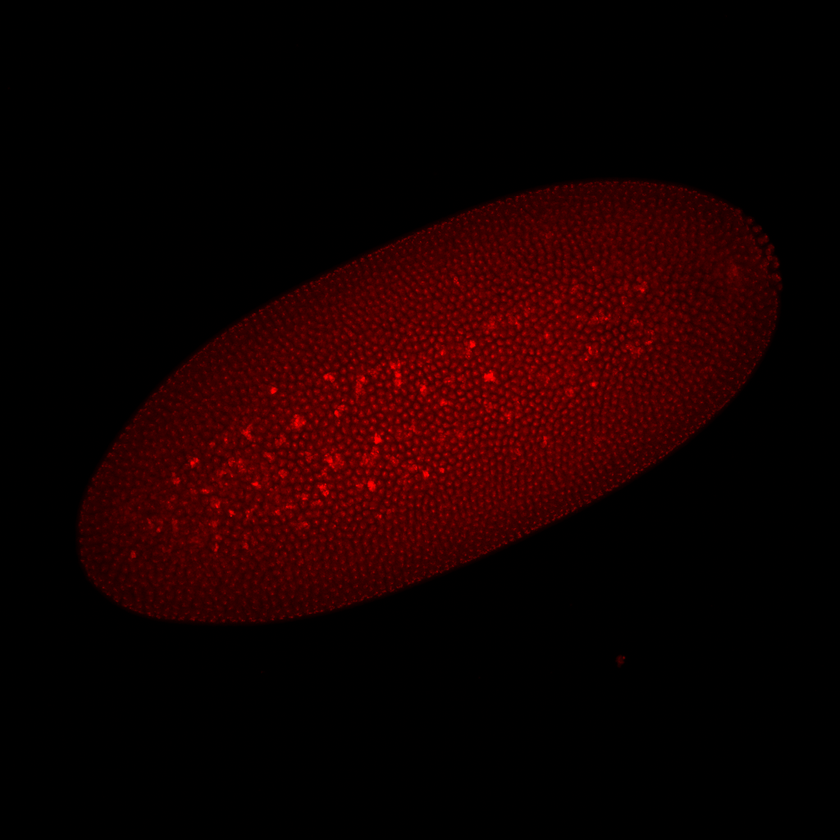
#> input picture contour/C1-WT-14.png, 840 x 840 px, shrunk from 1024 x 1024 before the run
$ jupyter execute --allow-errors Untitled.ipynb   (shell and % lines are left out)
#> lines starting #> are read from the running program, lines starting #| are printed output that depends on the picture
[cell 1]

import skimage
import skimage.io
from skimage import measure
from skimage import color
import matplotlib.pyplot as plt

[cell 2]
im = color.rgb2gray(skimage.io.imread("C1-WT-14.png"))
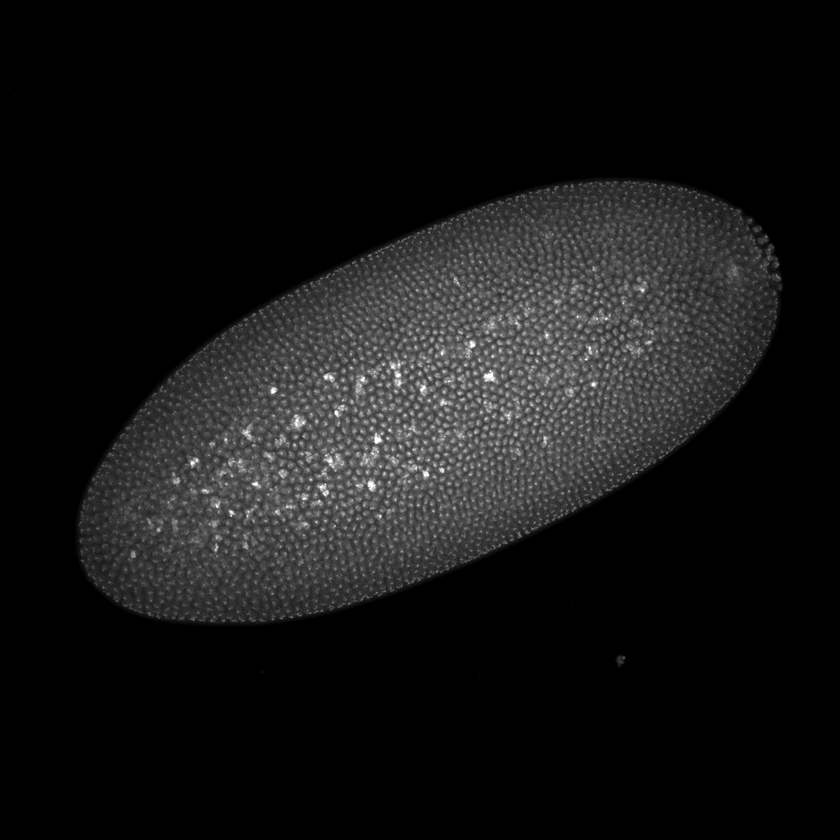
#> im: shape (840, 840) float64; min 0, max 0.212, mean 0.0178; drawn with min black and max white
fig, ax = plt.subplots(figsize=(8, 8))
ax.axis('off')
tmp = ax.imshow(im,"gray")

#> (a cell that did not finish here is left out)

#> (a cell that did not finish here is left out)

[cell 5]
contours = measure.find_contours(im, 0.2)
#> contours = 49 point arrays, longest 28 points

[cell 6]
type(contours)

[cell 7]
contours
#> Out = 49 point arrays, longest 28 points


$ run again, with contour/C1-WT-9.png copied over contour/C1-WT-14.png
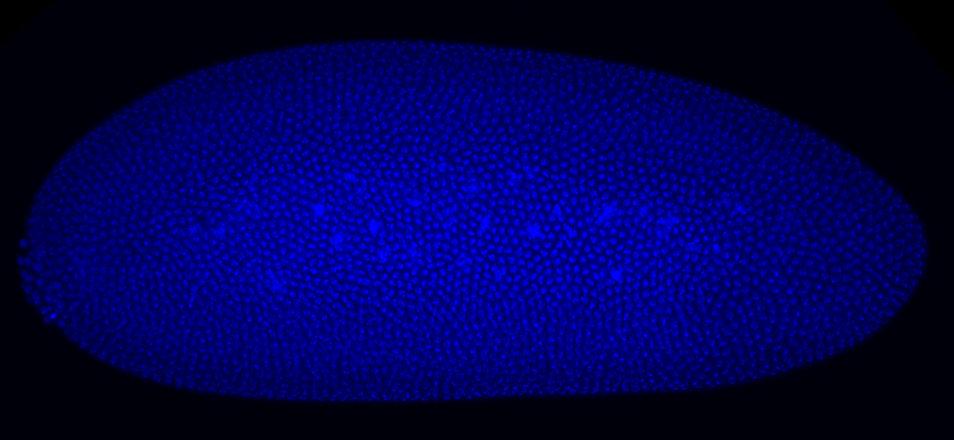
#> input picture contour/C1-WT-9.png, 954 x 440 px
#> `im = color.rgb2gray(skimage.io.imread("C1-WT-14.png"))`:
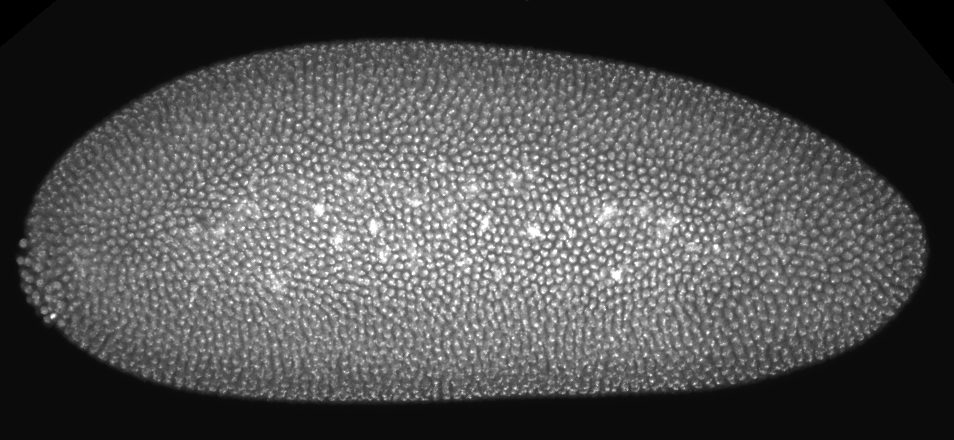
#> im: shape (440, 954) float64; min 0, max 0.0721, mean 0.0224; drawn with min black and max white
#> contours = []

$ run again, with contour/C2-WT-9.png copied over contour/C1-WT-14.png
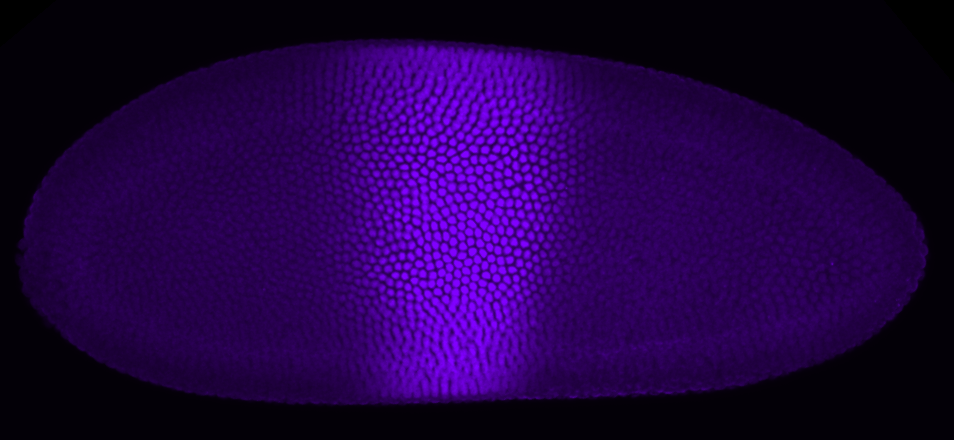
#> input picture contour/C2-WT-9.png, 954 x 440 px
#> `im = color.rgb2gray(skimage.io.imread("C1-WT-14.png"))`:
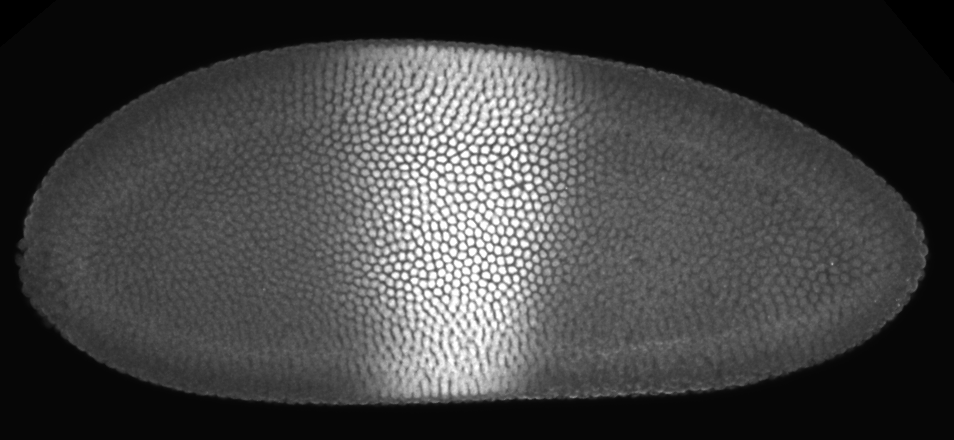
#> im: shape (440, 954) float64; min 0, max 0.179, mean 0.0461; drawn with min black and max white
#> contours = []
